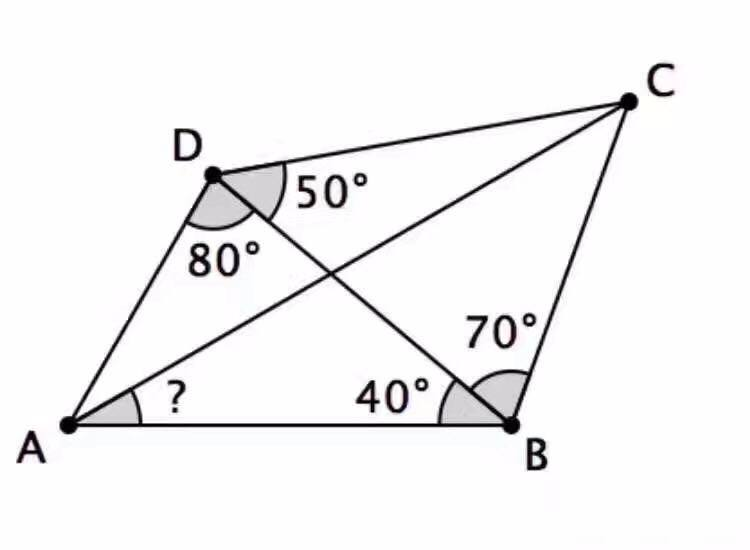
#> input picture code-projects/opencvProject/angle.jpeg, 750 x 550 px, given in place of Robomaster.mp4, which was not available
$ python '阈值调试.py'
#> lines starting #> are read from the running program, lines starting #| are printed output that depends on the picture; after the words box and inside, x2 and y2 are one past the last pixel; in counts of white or black regions, pixels touching at a corner belong together; pictures that were not available may be replaced by others from this repository, and a replacement may not be noted
import cv2
import numpy as np
def getContours(img):
    contours,hierarchy = cv2.findContours(img,cv2.RETR_EXTERNAL,cv2.CHAIN_APPROX_NONE)

    for cnt in contours:
        area = cv2.contourArea(cnt)
        print(area)
        if area>60:
            cv2.drawContours(imgContour, cnt, -1, (255, 0, 0), 3)
            peri = cv2.arcLength(cnt,True)
            #print(peri)
            approx = cv2.approxPolyDP(cnt,0.02*peri,True)
            #print(approx)
            objCor = len(approx)
            x, y, w, h = cv2.boundingRect(approx)

            if objCor ==3: objectType ="Tri"
            elif objCor == 4:
                aspRatio = w/float(h)
                if aspRatio >0.98 and aspRatio <1.03: objectType= "Square"
                else:objectType="Rectangle"
            elif objCor>4: objectType= "Circles"
            else:objectType="None"


            cv2.rectangle(imgContour,(x,y),(x+w,y+h),(0,255,0),2)
            cv2.putText(imgContour,objectType,
                        (x+(w//2)-10,y+(h//2)-10),cv2.FONT_HERSHEY_COMPLEX,0.7,
                        (0,0,0),2)
def empty(a):
    pass
cap = cv2.VideoCapture("算法附件/Robomaster.mp4")
cv2.namedWindow("TrackBars")
cv2.resizeWindow("TrackBars",640,240)
cv2.createTrackbar("t Min","TrackBars",0,255,empty)
cv2.createTrackbar("t Max","TrackBars",50,255,empty)


while True:
    ret, img = cap.read()
#> img is the input picture: shape (550, 750, 3); mean B, G, R 243.4, 242.9, 243.3

    img = cv2.resize(img, (0, 0), fx = 0.45, fy = 0.45)
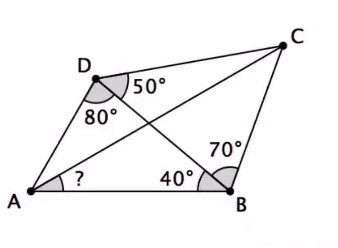
#> img: shape (248, 338, 3); mean B, G, R 243.4, 242.9, 243.3
    imgContour = img.copy()
    t_min = cv2.getTrackbarPos("t Min","TrackBars")
    t_max = cv2.getTrackbarPos("t Max", "TrackBars")
    imgGray = cv2.cvtColor(img,cv2.COLOR_BGR2GRAY)
    imgBlur = cv2.GaussianBlur(imgGray,(7,7),1)
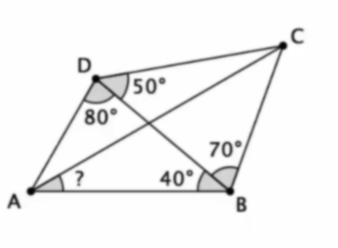
#> imgBlur: shape (248, 338); min 3, max 255, mean 243.1
    imgcanny = cv2.Canny(imgBlur, t_min, t_max)
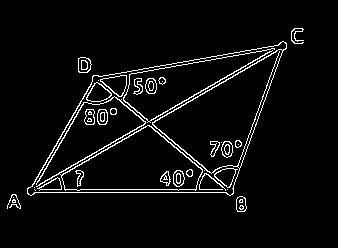
#> imgcanny: shape (248, 338); 4.5% white in thin lines or dots, all inside (x1, y1, x2, y2) = (7, 28, 304, 212)
    kernel = np.ones((3,3),np.uint8)
    imgDialation = cv2.dilate(imgcanny,kernel,iterations=1)
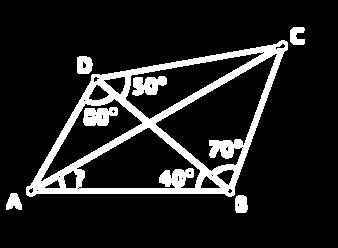
#> imgDialation: shape (248, 338); 12.9% white; 7 white regions, largest, box (x1, y1, x2, y2) and area: (26, 40, 288, 197) 8995, (83, 107, 118, 126) 495, (132, 76, 167, 96) 481
    imgEroded = cv2.erode(imgDialation,kernel,iterations=1)
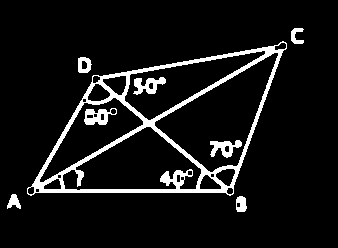
#> imgEroded: shape (248, 338); 8.1% white; 8 white regions
    getContours(imgEroded)
#> in getContours, `contours,hierarchy = cv2.findContours(img,cv2.RETR_EXTERNAL,cv2.CHAIN_..`: contours = 5 contours; box (x1, y1, x2, y2) and area: (27, 41, 287, 196) 25001, (78, 57, 92, 73) 168, (236, 196, 247, 212) 129, (7, 194, 21, 209) 99, (291, 28, 304, 44) 94
#> the loop in getContours, `for cnt in contours:` made 5 passes
#> (area, peri, approx, objCor, x, y, w, h) on pass 4: (25001, 737.9, [[286, 43], [93, 75], [27, 193], [232, 194]], 4, 27, 43, 260, 152)
#> (area, peri, objCor, x, y, w, h, objectType) on passes 1, 2, 3, 5: (129, 45.31, 8, 236, 196, 11, 16, 'Circles'), (99, 52.63, 8, 7, 194, 14, 15, 'Circles'), (168, 50.14, 6, 78, 57, 13, 16, 'Circles'), (93.5, 64.38, 11, 291, 28, 13, 16, 'Circles')
#| 129.0
#| 99.0
#| 168.0
#| 25001.0
#| 93.5
#> after the loop in getContours, `for cnt in contours:`:
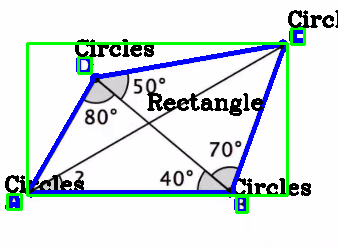
#> imgContour: shape (248, 338, 3); 11.52% of pixels changed, all inside (x1, y1, x2, y2) = (5, 10, 338, 214)
    cv2.imshow("TrackBars", imgContour)

    cv2.waitKey(100)
